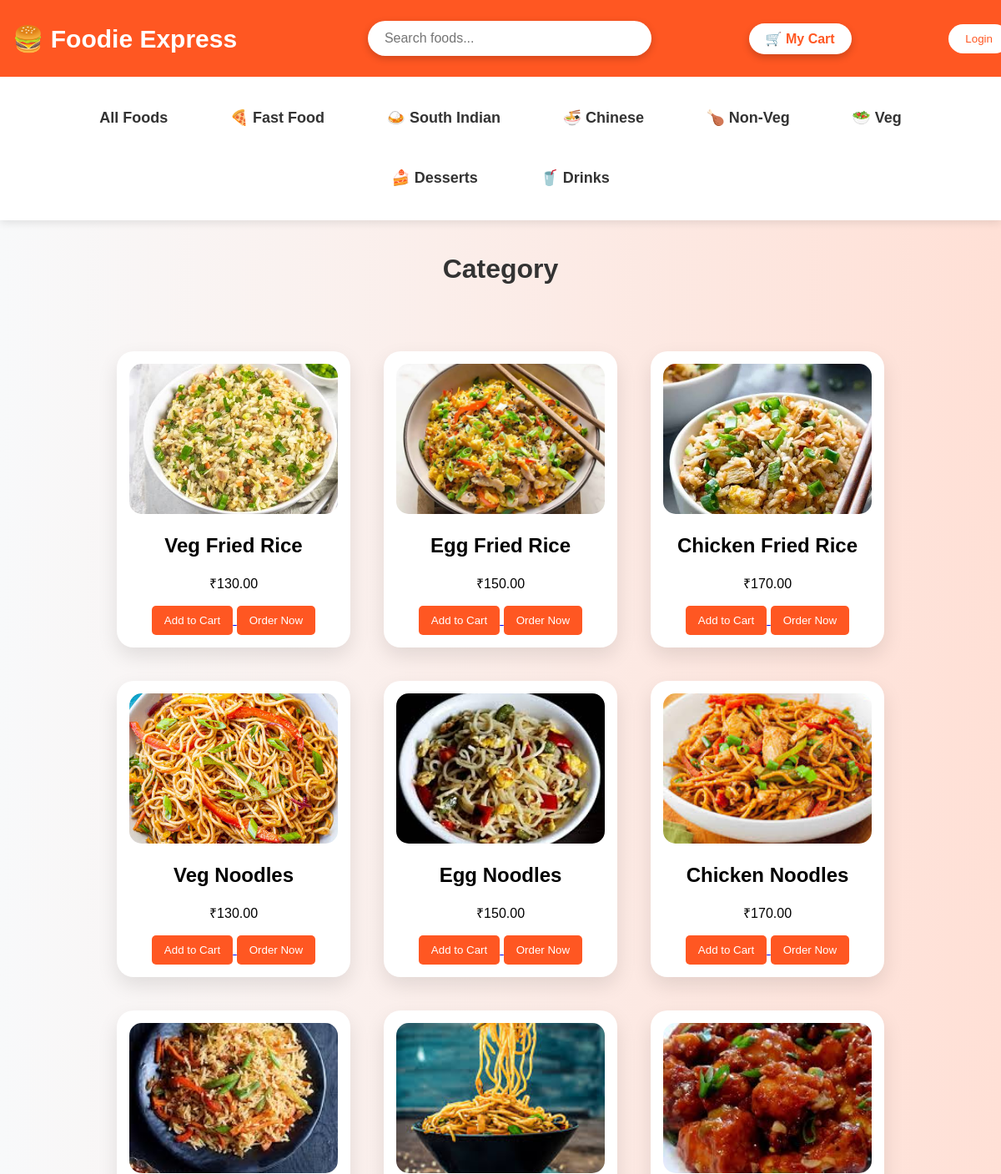
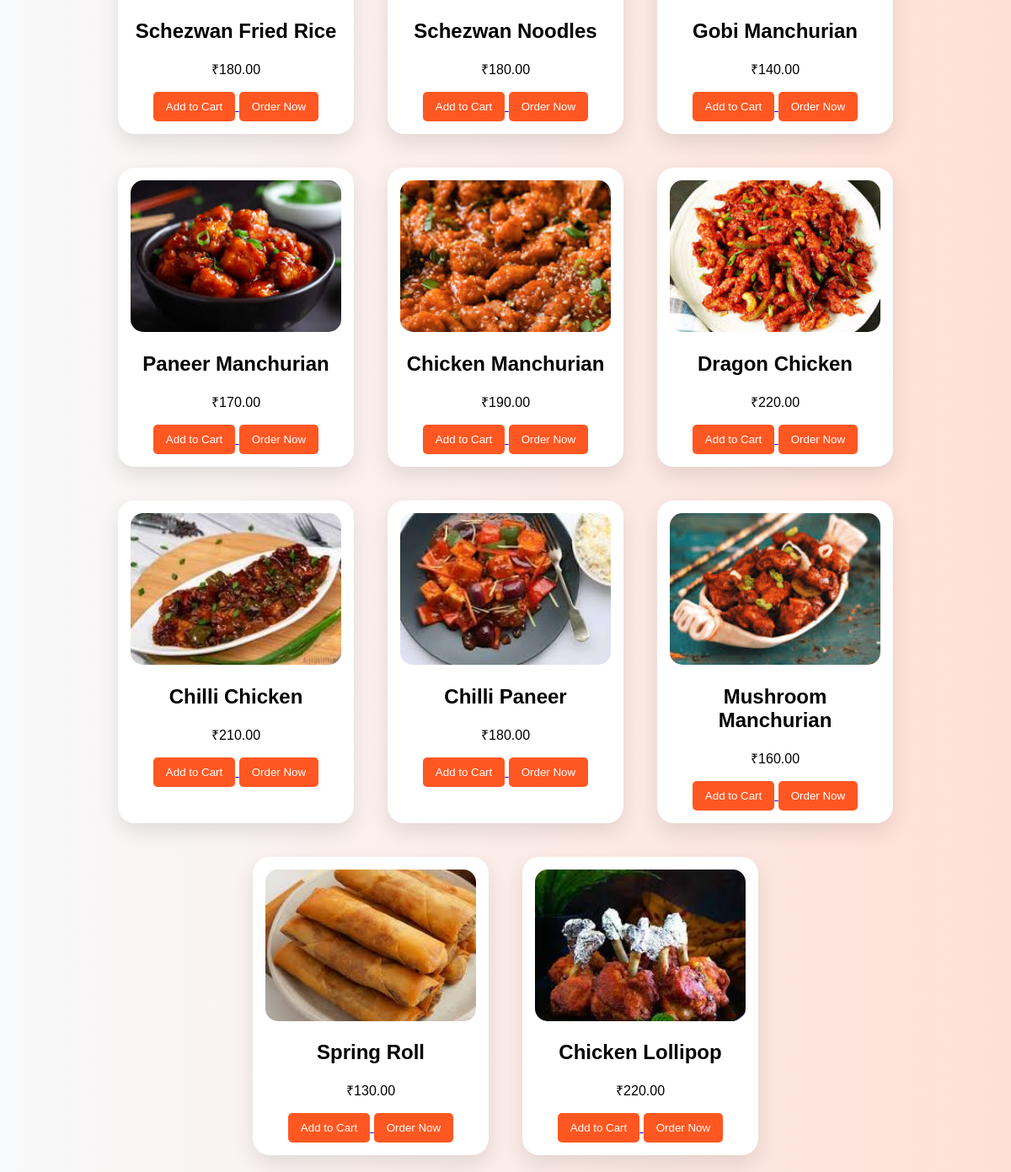
Screenshot of /category/Chinese/ with the database file from the repository (2 pictures, top to bottom).
### orders/models.py (models this page shows, shortened)
class Food(models.Model):
    CATEGORY_CHOICES = [
        ('Fast Food', 'Fast Food'),
        ('South Indian', 'South Indian'),
        ('Chinese', 'Chinese'),
        ('Non-Veg', 'Non-Veg'),
        ('Veg', 'Veg'),
        ('Desserts', 'Desserts'),
        ('Drinks', 'Drinks'),
    ]
    name = models.CharField(max_length=100)
    category = models.CharField(max_length=50, choices=CATEGORY_CHOICES)
    price = models.DecimalField(max_digits=8, decimal_places=2)
    image = models.ImageField(upload_to='food_images/')

### orders/views.py (the view)
# urls.py: path('category/<str:category>/', views.category_foods, name='category_foods'),
def category_foods(request, category):
    foods = Food.objects.filter(category=category)
    return render(request, 'category.html', {
        'foods': foods,
        'category': category
    })

### orders/templates/category.html (shortened to what this page needs)
{% load static %}
<!DOCTYPE html>
<html>
<head>
<link rel="stylesheet" href="{% static 'style.css' %}"></head>
<body>
<header>
    <div class="logo">
        🍔 Foodie Express
    </div>
    <div class="search">
        <input type="text" placeholder="Search foods...">
    </div>
<div>
    <a href="{% url 'cart' %}" class="cart-btn">
    🛒 My Cart
</a>
</div>
  <div class="login">
    {% if user.is_authenticated %}
        <span>Welcome, {{ user.username }}</span>
        <a href="{% url 'logout' %}">
            <button>Logout</button>
        </a>
    {% else %}
        <a href="{% url 'login' %}">
            <button>Login</button>
        </a>
    {% endif %}
</div>
</header>
<nav>
    <ul>
        <li><a href="{% url 'home' %}">All Foods</a></li>
        <li><a href="/category/Fast Food/">🍕 Fast Food</a></li>
        <li><a href="/category/South Indian/">🍛 South Indian</a></li>
        <li><a href="/category/Chinese/">🍜 Chinese</a></li>
        <li><a href="/category/Non-Veg/">🍗 Non-Veg</a></li>
        <li><a href="/category/Veg/">🥗 Veg</a></li>
        <li><a href="/category/Desserts/">🍰 Desserts</a></li>
        <li><a href="/category/Drinks/">🥤 Drinks</a></li>
    </ul>
</nav>
<h1>Category</h1>
<div class="container">
    {% for food in foods %}
    <div class="card">
        <img src="{{ food.image.url }}" alt="{{ food.name }}">
        <h2>{{ food.name }}</h2>
        <p>₹{{ food.price }}</p>
<a href="{% url 'add_to_cart' food.id %}">
    <button>Add to Cart</button>
</a>
        <a href="{% url 'order_food' food.id %}">
            <button>Order Now</button>
        </a>
    </div>
    {% endfor %}
</div>
</body>
</html>

### orders/static/style.css (style rules this page uses)
body { font-family: Arial, sans-serif; background:linear-gradient(to right,#f8f9fa,#ffe0d6); margin:0; padding-top:90px; }
h1 { text-align:center; color:#333; background:none; margin-top:20px; padding:20px; }
.container { display:flex; flex-wrap:wrap; justify-content:center; margin-top:40px; }
.card { width:250px; background:white; margin:20px; padding:15px; border-radius:20px; box-shadow:0 10px 25px rgba(0,0,0,0.1); text-align:center; transition:all 0.3s ease; overflow:hidden; }
button { background:#ff5722; color:white; border:none; padding:10px 15px; border-radius:5px; cursor:pointer; }
header { background:#ff5722; color:white; display:flex; justify-content:space-between; align-items:center; padding:15px 10px; position:fixed; top:0; left:0; width:100%; z-index:1000; }
.logo { font-size:30px; font-weight:bold; margin-left: 0; padding-left: 5px; padding-right:40px; }
.search input { width:300px; padding:12px 20px; border:none; border-radius:25px; outline:none; font-size:16px; box-shadow:0 3px 10px rgba(0,0,0,0.2); }
.login button { padding:10px 20px; background:white; color:#ff5722; border:none; border-radius:20px; cursor:pointer; }
nav { background:#fff; padding:15px; text-align:center; animation:fadeIn 1s ease; box-shadow:0 3px 10px rgba(0,0,0,0.1); }
nav ul { list-style:none; padding:0; margin:0; }
nav ul li { display:inline-block; margin:15px; }
nav ul li a { text-decoration:none; color:#333; font-size:18px; font-weight:bold; padding:10px 20px; border-radius:30px; display:inline-block; transition:all 0.3s ease; }
h2 { text-align:center; }
input { width:100%; padding:10px; margin:10px 0; }
p { text-align:center; margin-top:20px; font-size:16px; }
.cart-btn { background:white; color:#ff5722; padding:10px 20px; border-radius:20px; text-decoration:none; font-weight:bold; box-shadow:0 4px 10px rgba(0,0,0,0.2); transition:0.3s; }
.card img { width:100%; height:180px; object-fit:cover; border-radius:15px; transition:0.4s; }

### rows the page displays
Food: image (picture), name "Veg Fried Rice", price "130.00"
Food: image (picture), name "Egg Fried Rice", price "150.00"
Food: image (picture), name "Chicken Fried Rice", price "170.00"
Food: image (picture), name "Veg Noodles", price "130.00"
Food: image (picture), name "Egg Noodles", price "150.00"
Food: image (picture), name "Chicken Noodles", price "170.00"
Food: image (picture), name "Schezwan Fried Rice", price "180.00"
Food: image (picture), name "Schezwan Noodles", price "180.00"
Food: image (picture), name "Gobi Manchurian", price "140.00"
Food: image (picture), name "Paneer Manchurian", price "170.00"
Food: image (picture), name "Chicken Manchurian", price "190.00"
Food: image (picture), name "Dragon Chicken", price "220.00"
Food: image (picture), name "Chilli Chicken", price "210.00"
Food: image (picture), name "Chilli Paneer", price "180.00"
Food: image (picture), name "Mushroom Manchurian", price "160.00"
Food: image (picture), name "Spring Roll", price "130.00"
Food: image (picture), name "Chicken Lollipop", price "220.00"
